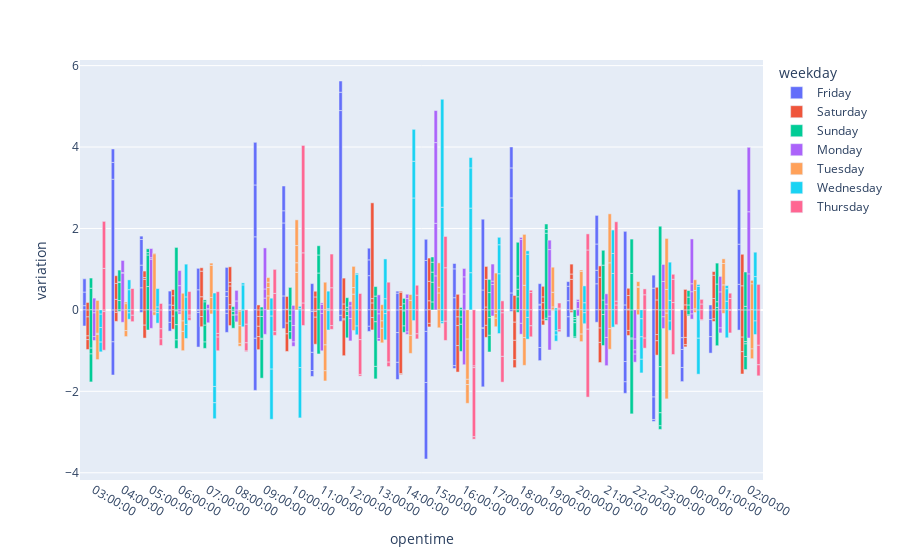

Here is the notebook cell this chart was saved with:
### Markdown cell above
make Chart

### Code cell
px.bar(df, x='opentime', y='variation', color = 'weekday', barmode='group')
